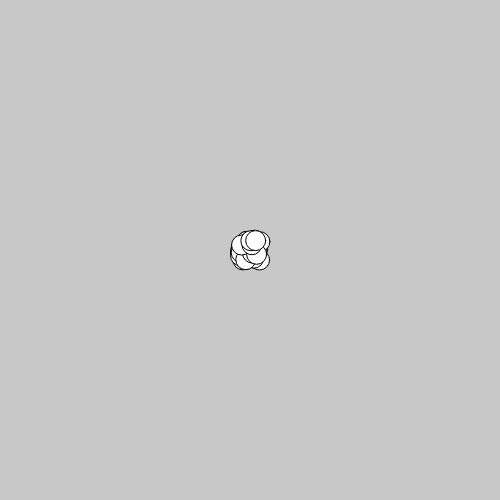
Frame 1 (no input)
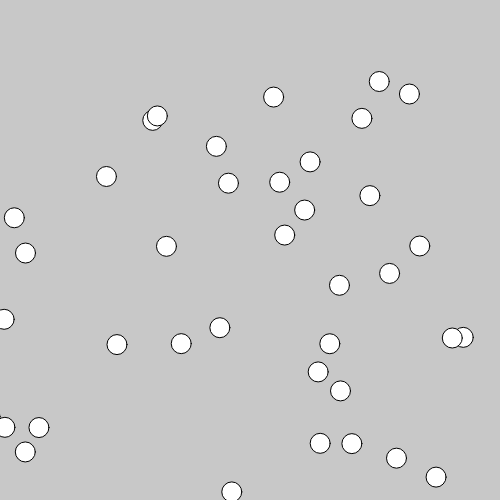
Frame 60 (no input)
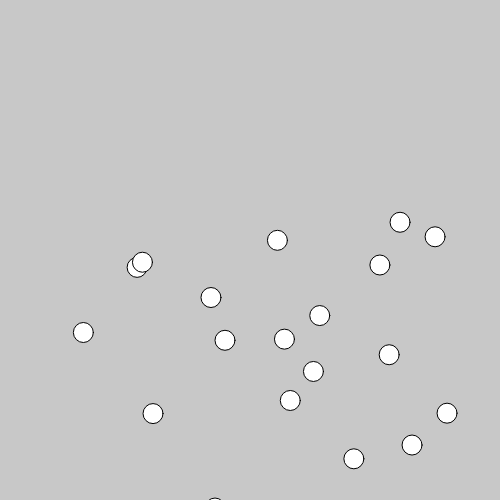
Frame 120 (the mouse pressed at the canvas centre since frame 60)

The p5.js sketch that drew these frames (run headless with seeded random() and noise() and a simulated clock; from frame 60 on, the mouse is pressed at the canvas centre):

// p5.js sketch
// ── sketch.js
var particles;
// F = 1 * A (Acc)

function setup() {
  createCanvas(500, 500);
  particles =[];
  for (var i = 0; i < 50; i++) {
    particles[i] = new Particle(createVector(width/2, height/2, 20));
    particles[i].applyForce(createVector(random(-10, 10), random(-10, 10)));
  }
}

function draw() {
  background(200);
  for (var i = 0; i < particles.length; i++) {
  particles[i].applyForce(createVector(0, 0.1));
    particles[i].update();
    particles[i].display();
  }
}

// ── particle.js
class Particle {
  constructor(loc, size) {
    this.loc = loc.copy();
    this.size = size;
    this.acc = createVector(0, 0);
    this.vel = createVector(0, 0);
  }

  applyForce(force) {
    this.acc.add(force);
  }

  update() {
    this.vel.add(this.acc);
    this.loc.add(this.vel);
    this.vel.mult(0.97);
    this.acc.mult(0);

  }

  display() {
    ellipse(this.loc.x, this.loc.y, 20, 20);
  }
}
